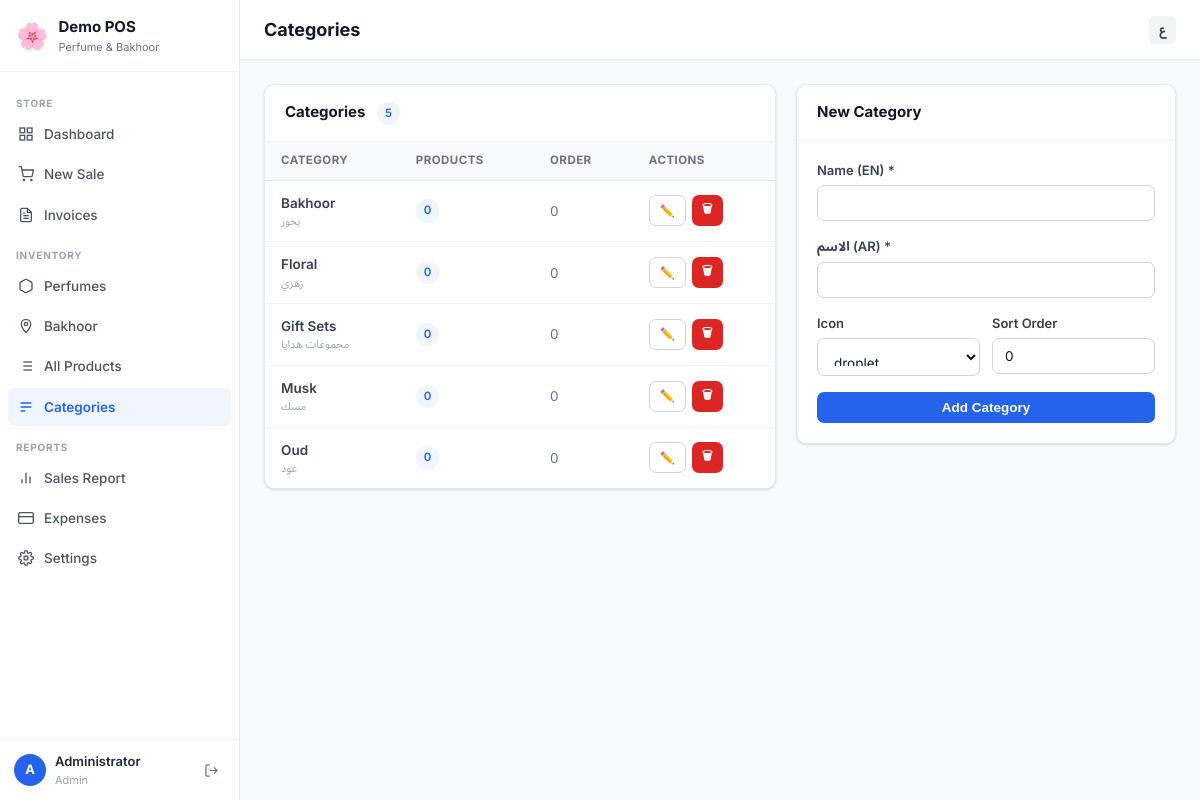
The app's page /categories.php (signed in) with its own data.
### tables this page shows
CREATE TABLE settings (
    id INT AUTO_INCREMENT PRIMARY KEY,
    setting_key VARCHAR(100) NOT NULL UNIQUE,
    setting_value TEXT,
    setting_group VARCHAR(50) DEFAULT 'general'
);

CREATE TABLE categories (
    id INT AUTO_INCREMENT PRIMARY KEY,
    name VARCHAR(100) NOT NULL,
    name_ar VARCHAR(100) NOT NULL,
    parent_id INT DEFAULT NULL,
    icon VARCHAR(50) DEFAULT 'tag',
    sort_order INT DEFAULT 0,
    is_active TINYINT(1) DEFAULT 1,
    FOREIGN KEY (parent_id) REFERENCES categories(id) ON DELETE SET NULL
);

### config.php (called while the page is built, shortened)
<?php
$conn = new mysqli(DB_HOST, DB_USER, DB_PASS, DB_NAME);
$conn->set_charset('utf8mb4');
function getSetting($key, $default = '') {
    global $conn;
    $key = $conn->real_escape_string($key);
    $r = $conn->query("SELECT setting_value FROM settings WHERE setting_key='$key' LIMIT 1");
    if ($r && $r->num_rows) return $r->fetch_assoc()['setting_value'];
    return $default;
}
?>

### categories.php (the view, shortened to what this page needs)
<?php
require_once 'config.php';
$editCat = null;
$rCats = $conn->query("SELECT c.*, (SELECT COUNT(*) FROM products WHERE category_id=c.id AND is_active=1) as product_count FROM categories c WHERE c.is_active=1 ORDER BY c.sort_order, c.name");
$categories = $rCats ? $rCats->fetch_all(MYSQLI_ASSOC) : [];
include 'includes/head.php';
?>
<div class="app-layout">
<?php include 'includes/sidebar.php'; ?>
<div class="main-content">
  <div class="topbar">
    <div class="topbar-title"><?= $isAr ? 'الفئات' : 'Categories' ?></div>
    <div class="topbar-right">
      <a href="lang.php?lang=<?= $isAr ? 'en' : 'ar' ?>" class="lang-btn"><?= $isAr ? 'EN' : 'ع' ?></a>
    </div>
  </div>
  <div class="page-content">
    <div style="display:grid;grid-template-columns:1fr 380px;gap:20px;align-items:start;">
      <div class="card">
        <div class="card-header">
          <span class="card-title"><?= $isAr ? 'الفئات' : 'Categories' ?> <span class="badge badge-blue" style="margin-<?= $isAr?'right':'left' ?>:8px;"><?= count($categories) ?></span></span>
        </div>
        <div class="table-wrapper">
          <table>
            <thead><tr>
              <th><?= $isAr ? 'الفئة' : 'Category' ?></th>
              <th><?= $isAr ? 'المنتجات' : 'Products' ?></th>
              <th><?= $isAr ? 'الترتيب' : 'Order' ?></th>
              <th><?= $isAr ? 'الإجراءات' : 'Actions' ?></th>
            </tr></thead>
            <tbody>
            <?php if (empty($categories)): ?>
              <tr><td colspan="4" class="text-center text-muted" style="padding:30px;"><?= $isAr ? 'لا توجد فئات' : 'No categories yet' ?></td></tr>
            <?php else: ?>
              <?php foreach ($categories as $c): ?>
              <tr>
                <td>
                  <div style="font-weight:600;"><?= htmlspecialchars($isAr ? $c['name_ar'] : $c['name']) ?></div>
                  <div style="font-size:11px;color:#9ca3af;"><?= htmlspecialchars($isAr ? $c['name'] : $c['name_ar']) ?></div>
                </td>
                <td><span class="badge badge-blue"><?= $c['product_count'] ?></span></td>
                <td style="color:#6b7280;"><?= $c['sort_order'] ?></td>
                <td>
                  <div style="display:flex;gap:6px;">
                    <a href="categories.php?id=<?= $c['id'] ?>" class="btn btn-sm btn-outline">✏️</a>
                    <?php if ($c['product_count'] == 0): ?>
                    <form method="POST" style="display:inline;" onsubmit="return confirm('<?= $isAr ? 'حذف هذه الفئة؟' : 'Delete category?' ?>')">
                      <button type="submit" class="btn btn-sm btn-danger">🗑</button>
                    </form>
                    <?php endif; ?>
                  </div>
                </td>
              </tr>
              <?php endforeach; ?>
            <?php endif; ?>
            </tbody>
          </table>
        </div>
      </div>
      <div class="card" style="position:sticky;top:76px;">
        <div class="card-header">
          <span class="card-title"><?= $editCat ? ($isAr ? 'تعديل فئة' : 'Edit Category') : ($isAr ? 'فئة جديدة' : 'New Category') ?></span>
        </div>
        <div class="card-body">
          <form method="POST">
            <div class="form-group">
              <label class="form-label">Name (EN) *</label>
              <input type="text" name="name" class="form-control" required value="<?= htmlspecialchars($editCat['name'] ?? '') ?>">
            </div>
            <div class="form-group">
              <label class="form-label">الاسم (AR) *</label>
              <input type="text" name="name_ar" class="form-control" dir="rtl" required value="<?= htmlspecialchars($editCat['name_ar'] ?? '') ?>">
            </div>
            <div class="form-row">
              <div class="form-group">
                <label class="form-label"><?= $isAr ? 'الأيقونة' : 'Icon' ?></label>
                <select name="icon" class="form-control">
                  <?php foreach (['droplet','flame','wind','flower','gift','tag','star','heart','box'] as $ic): ?>
                  <option value="<?= $ic ?>" <?= ($editCat['icon'] ?? '') === $ic ? 'selected' : '' ?>><?= $ic ?></option>
                  <?php endforeach; ?>
                </select>
              </div>
              <div class="form-group">
                <label class="form-label"><?= $isAr ? 'الترتيب' : 'Sort Order' ?></label>
                <input type="number" name="sort_order" class="form-control" value="<?= $editCat['sort_order'] ?? 0 ?>" min="0">
              </div>
            </div>
            <button type="submit" class="btn btn-primary btn-full">
              <?= $editCat ? ($isAr ? 'حفظ التعديلات' : 'Save Changes') : ($isAr ? 'إضافة الفئة' : 'Add Category') ?>
            </button>
          </form>
        </div>
      </div>
    </div>
  </div>
</div>
</div>
</body></html>

### includes/head.php (shortened to what this page needs)
<?php
$isAr = isset($_SESSION['lang']) && $_SESSION['lang'] === 'ar';
$dir = $isAr ? 'rtl' : 'ltr';
?>
<!DOCTYPE html>
<html lang="<?= $isAr ? 'ar' : 'en' ?>" dir="<?= $dir ?>">
<head>
<link rel="stylesheet" href="assets/css/main.css">
</head>
<body class="<?= $isAr ? 'rtl' : 'ltr' ?>">

### includes/sidebar.php (shortened to what this page needs)
<?php
$currentPage = basename($_SERVER['PHP_SELF']);
$isAr = isset($_SESSION['lang']) && $_SESSION['lang'] === 'ar';
$shopName = getSetting('shop_name', 'Demo POS');
$shopNameAr = getSetting('shop_name_ar', 'Demo POS');
?>
<aside class="sidebar" id="sidebar">
    <div class="sidebar-brand">
        <div class="brand-icon">🌸</div>
        <div>
            <div class="brand-name"><?= $isAr ? htmlspecialchars($shopNameAr) : htmlspecialchars($shopName) ?></div>
            <div class="brand-sub"><?= $isAr ? 'عطور وبخور' : 'Perfume & Bakhoor' ?></div>
        </div>
    </div>
    <nav class="sidebar-nav">
        <div class="nav-section-label"><?= $isAr ? 'المتجر' : 'STORE' ?></div>
        <a href="dashboard.php" class="nav-item <?= $currentPage === 'dashboard.php' ? 'active' : '' ?>">
            <svg viewBox="0 0 24 24" fill="none" stroke="currentColor" stroke-width="2"><rect x="3" y="3" width="7" height="7"/><rect x="14" y="3" width="7" height="7"/><rect x="14" y="14" width="7" height="7"/><rect x="3" y="14" width="7" height="7"/></svg>
            <span><?= $isAr ? 'لوحة التحكم' : 'Dashboard' ?></span>
        </a>
        <a href="new_sale.php" class="nav-item <?= $currentPage === 'new_sale.php' ? 'active' : '' ?>">
            <svg viewBox="0 0 24 24" fill="none" stroke="currentColor" stroke-width="2"><circle cx="9" cy="21" r="1"/><circle cx="20" cy="21" r="1"/><path d="M1 1h4l2.68 13.39a2 2 0 0 0 2 1.61h9.72a2 2 0 0 0 2-1.61L23 6H6"/></svg>
            <span><?= $isAr ? 'بيع جديد' : 'New Sale' ?></span>
        </a>
        <a href="invoices.php" class="nav-item <?= $currentPage === 'invoices.php' ? 'active' : '' ?>">
            <svg viewBox="0 0 24 24" fill="none" stroke="currentColor" stroke-width="2"><path d="M14 2H6a2 2 0 0 0-2 2v16a2 2 0 0 0 2 2h12a2 2 0 0 0 2-2V8z"/><polyline points="14 2 14 8 20 8"/><line x1="16" y1="13" x2="8" y2="13"/><line x1="16" y1="17" x2="8" y2="17"/><polyline points="10 9 9 9 8 9"/></svg>
            <span><?= $isAr ? 'الفواتير' : 'Invoices' ?></span>
        </a>
        <div class="nav-section-label"><?= $isAr ? 'المخزون' : 'INVENTORY' ?></div>
        <a href="products.php?type=piece" class="nav-item <?= ($currentPage === 'products.php' && ($_GET['type'] ?? '') === 'piece') ? 'active' : '' ?>">
            <svg viewBox="0 0 24 24" fill="none" stroke="currentColor" stroke-width="2"><path d="M21 16V8a2 2 0 0 0-1-1.73l-7-4a2 2 0 0 0-2 0l-7 4A2 2 0 0 0 3 8v8a2 2 0 0 0 1 1.73l7 4a2 2 0 0 0 2 0l7-4A2 2 0 0 0 21 16z"/></svg>
            <span><?= $isAr ? 'العطور' : 'Perfumes' ?></span>
        </a>
        <a href="products.php?type=weight" class="nav-item <?= ($currentPage === 'products.php' && ($_GET['type'] ?? '') === 'weight') ? 'active' : '' ?>">
            <svg viewBox="0 0 24 24" fill="none" stroke="currentColor" stroke-width="2"><path d="M12 2C8.13 2 5 5.13 5 9c0 5.25 7 13 7 13s7-7.75 7-13c0-3.87-3.13-7-7-7z"/><circle cx="12" cy="9" r="2.5"/></svg>
            <span><?= $isAr ? 'البخور' : 'Bakhoor' ?></span>
        </a>
        <a href="products.php" class="nav-item <?= ($currentPage === 'products.php' && !isset($_GET['type'])) ? 'active' : '' ?>">
            <svg viewBox="0 0 24 24" fill="none" stroke="currentColor" stroke-width="2"><line x1="8" y1="6" x2="21" y2="6"/><line x1="8" y1="12" x2="21" y2="12"/><line x1="8" y1="18" x2="21" y2="18"/><line x1="3" y1="6" x2="3.01" y2="6"/><line x1="3" y1="12" x2="3.01" y2="12"/><line x1="3" y1="18" x2="3.01" y2="18"/></svg>
            <span><?= $isAr ? 'كل المنتجات' : 'All Products' ?></span>
        </a>
        <a href="categories.php" class="nav-item <?= $currentPage === 'categories.php' ? 'active' : '' ?>">
            <svg viewBox="0 0 24 24" fill="none" stroke="currentColor" stroke-width="2"><path d="M4 6h16M4 12h16M4 18h7"/></svg>
            <span><?= $isAr ? 'الفئات' : 'Categories' ?></span>
        </a>
        <div class="nav-section-label"><?= $isAr ? 'التقارير' : 'REPORTS' ?></div>
        <a href="reports.php" class="nav-item <?= $currentPage === 'reports.php' ? 'active' : '' ?>">
            <svg viewBox="0 0 24 24" fill="none" stroke="currentColor" stroke-width="2"><line x1="18" y1="20" x2="18" y2="10"/><line x1="12" y1="20" x2="12" y2="4"/><line x1="6" y1="20" x2="6" y2="14"/></svg>
            <span><?= $isAr ? 'تقارير المبيعات' : 'Sales Report' ?></span>
        </a>
        <?php if ($_SESSION['user_role'] === 'admin'): ?>
        <a href="expenses.php" class="nav-item <?= $currentPage === 'expenses.php' ? 'active' : '' ?>">
            <svg viewBox="0 0 24 24" fill="none" stroke="currentColor" stroke-width="2"><rect x="1" y="4" width="22" height="16" rx="2" ry="2"/><line x1="1" y1="10" x2="23" y2="10"/></svg>
            <span><?= $isAr ? 'المصروفات' : 'Expenses' ?></span>
        </a>
        <a href="settings.php" class="nav-item <?= $currentPage === 'settings.php' ? 'active' : '' ?>">
            <span><?= $isAr ? 'الإعدادات' : 'Settings' ?></span>
        </a>
        <?php endif; ?>
    </nav>
    <div class="sidebar-footer">
        <div class="user-info">
            <div class="user-avatar"><?= strtoupper(substr($_SESSION['user_name'] ?? 'U', 0, 1)) ?></div>
            <div>
                <div class="user-name"><?= htmlspecialchars($_SESSION['user_name'] ?? '') ?></div>
                <div class="user-role"><?= $isAr ? ($_SESSION['user_role'] === 'admin' ? 'مدير' : 'كاشير') : ucfirst($_SESSION['user_role'] ?? '') ?></div>
            </div>
        </div>
        <a href="logout.php" class="logout-btn" title="Logout" onclick="confirmLogout(event)">
            <svg viewBox="0 0 24 24" fill="none" stroke="currentColor" stroke-width="2"><path d="M9 21H5a2 2 0 0 1-2-2V5a2 2 0 0 1 2-2h4"/><polyline points="16 17 21 12 16 7"/><line x1="21" y1="12" x2="9" y2="12"/></svg>
        </a>
    </div>
</aside>

### records on screen
settings: setting_value "Demo POS"
categories: name "Bakhoor", name_ar "بخور", product_count "0", sort_order "0"
categories: name "Floral", name_ar "زهري", product_count "0", sort_order "0"
categories: name "Gift Sets", name_ar "مجموعات هدايا", product_count "0", sort_order "0"
categories: name "Musk", name_ar "مسك", product_count "0", sort_order "0"
categories: name "Oud", name_ar "عود", product_count "0", sort_order "0"

### other values on screen
substr($_SESSION['user_name'] ?? 'U', 0, 1) "A"
$_SESSION['user_name'] "Administrator"
$_SESSION['user_role'] "Admin"
count($categories) "5"
form field icon "droplet"
